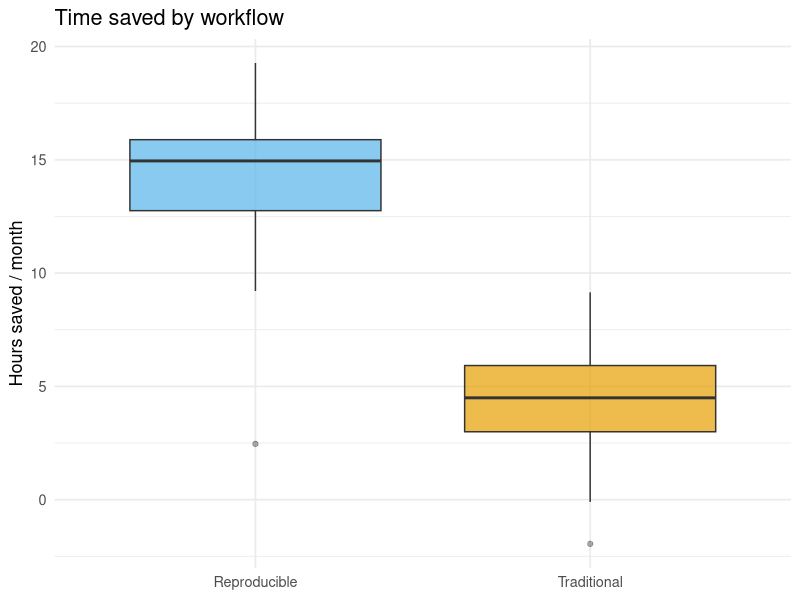

The R script that drew this image:
## ---- chunk 1
#| label: setup
library(readr)
library(dplyr)
library(ggplot2)
library(knitr)
## ---- chunk 2
#| label: load
study <- read_csv(here::here("data", "study_data.csv"))
glimpse(study)
## ---- chunk 3
#| label: summary
study |>
  group_by(method) |>
  summarise(
    n            = n(),
    mean_hours   = mean(hours_saved),
    mean_errors  = mean(errors),
    .groups = "drop"
  ) |>
  kable(digits = 2, caption = "Mean hours saved and errors by workflow")
## ---- chunk 4
#| label: fig-hours
#| fig-cap: "Hours saved per month by workflow. The reproducible workflow shifts the whole distribution upward."
#| fig-width: 8
#| fig-height: 4.5
ggplot(study, aes(x = method, y = hours_saved, fill = method)) +
  geom_boxplot(alpha = 0.7, outlier.alpha = 0.4) +
  scale_fill_manual(values = c("Traditional" = "#E69F00",
                               "Reproducible" = "#56B4E9")) +
  labs(title = "Time saved by workflow",
       x = NULL, y = "Hours saved / month") +
  theme_minimal(base_size = 13) +
  theme(legend.position = "none")
## ---- chunk 5
#| label: model
model <- lm(hours_saved ~ method, data = study)
summary(model)
## ---- chunk 6
#| label: tbl-effect
#| echo: false
effect <- coef(summary(model))["methodTraditional", "Estimate"]
